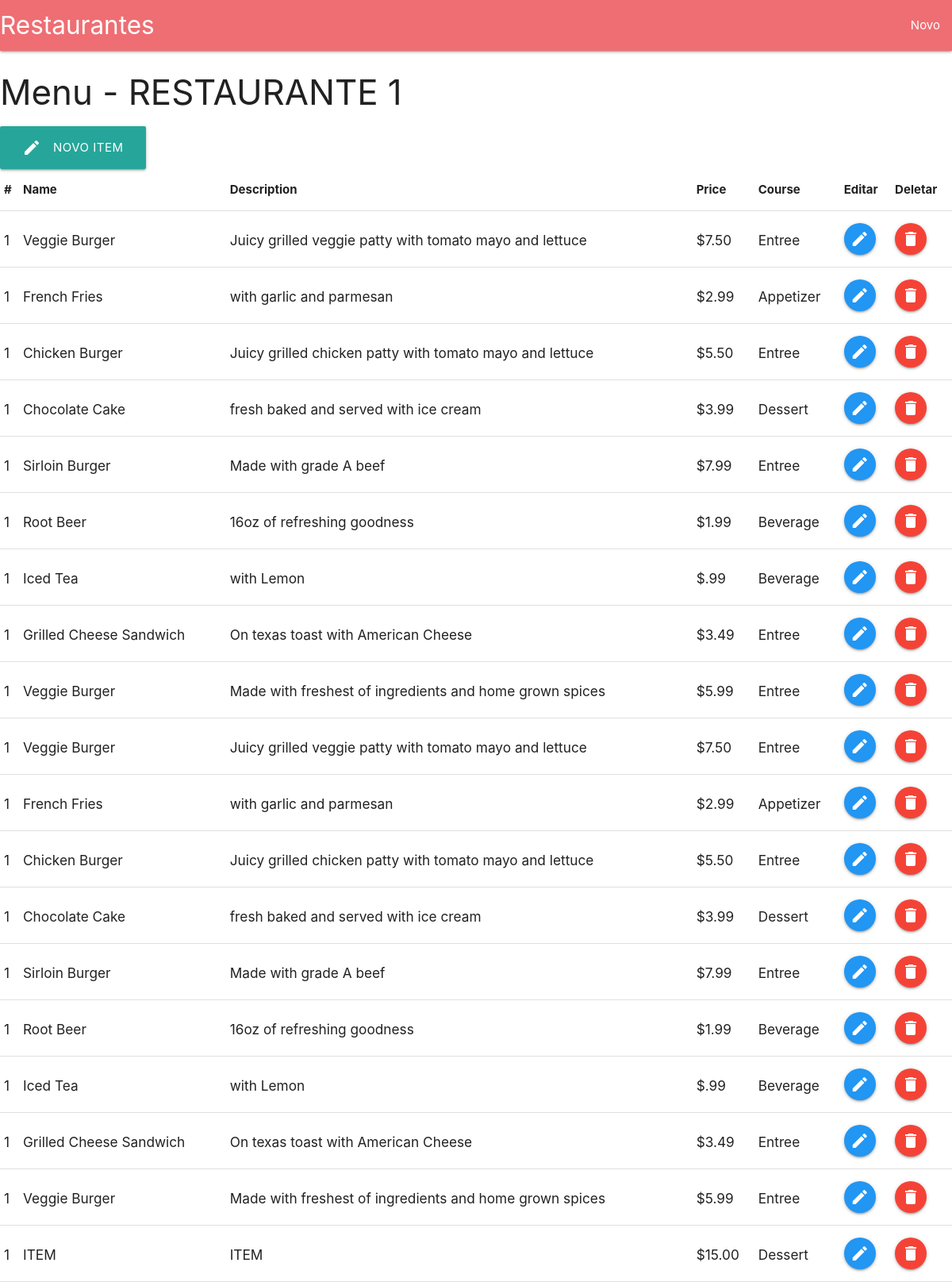
Before: /restaurant/1/menu/ with the older database file.
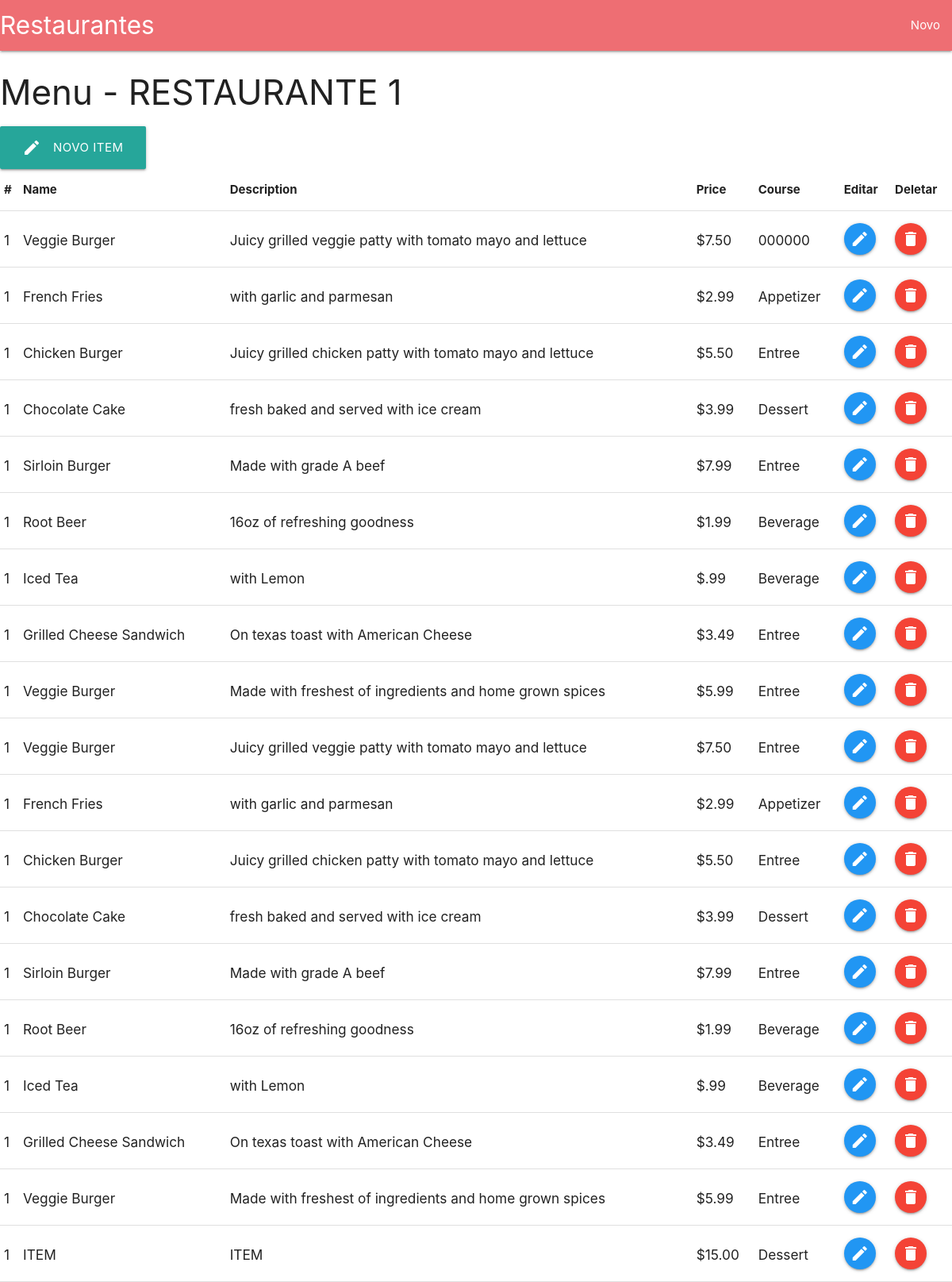
After: the same page with the newer database file.
### database_setup.py (models this page shows)
class MenuItem(Base):
    __tablename__ = 'menu_item'
    id = Column(Integer, primary_key=True)
    name = Column(String(80), nullable=False)
    description = Column(String(250))
    price = Column(String(8))
    course = Column(String(250))
    restaurant_id = Column(Integer,ForeignKey('restaurant.id'))
    restaurant = relationship(Restaurant)

### project.py (the view)
@app.route('/restaurant/<int:restaurant_id>/', methods=['GET', 'POST'])
@app.route('/restaurant/<int:restaurant_id>/menu/', methods=['GET', 'POST'])
def showMenu(restaurant_id):
    restaurant = session.query(Restaurant).filter_by(id=restaurant_id).one()
    items = session.query(MenuItem).filter_by(restaurant_id = restaurant.id)
    return render_template('menu.html', restaurant=restaurant, items=items)

### templates/menu.html (shortened to what this page needs)
<!DOCTYPE html>
<html lang="pt-br" dir="ltr">
  <head>
     <link type="text/css" rel="stylesheet" href="/static/css/materialize.min.css"  media="screen,projection"/>
  </head>
  <body>
      <nav>
        <div class="nav-wrapper">
          <a href='{{ url_for('showRestaurant') }}' class="brand-logo">Restaurantes</a>
          <ul id="nav-mobile" class="right hide-on-med-and-down">
            <li><a href='{{ url_for('newRestaurant') }}'>Novo</a></li>
          </ul>
        </div>
      </nav>
      <h3>Menu - {{ restaurant.name }}</h3>
      <a href='{{ url_for('newMenuItem', restaurant_id = restaurant.id )}}' class="waves-effect waves-light btn-large">
        <i class="material-icons left">edit</i>
        Novo Item
      </a>
      <table class="highlight">
        <thead>
          <tr>
              <th>#</th>
              <th>Name</th>
              <th>Description</th>
              <th>Price</th>
              <th>Course</th>
              <th>Editar</th>
              <th>Deletar</th>
          </tr>
        </thead>
        <tbody>
      {% for item in items %}
          <tr>
            <td>
              <h6>{{ 1 }}</h6>
            </td>
            <td>
              <h6>{{ item.name }}</h6>
            </td>
            <td>
              <h6>{{ item.description }}</h6>
            </td>
            <td>
              <h6>{{ item.price }}</h6>
            </td>
            <td>
              <h6>{{ item.course }}</h6>
            </td>
            <td>
              <a class="btn-floating  waves-effect waves-light blue" href='{{ url_for('editMenuItem', restaurant_id = item.restaurant_id, menu_id = item.id ) }}'>
                <i class="material-icons">edit</i>
              </a>
            </td>
            <td>
              <a class="btn-floating  waves-effect waves-light red" href='{{ url_for('deleteMenuItem', restaurant_id = item.restaurant_id, menu_id = item.id ) }}'>
                <i class="material-icons">delete</i>
              </a>
            </td>
          </tr>
        </tbody>
      {% endfor %}
      </table>
    </body>
  </html>

Changed rows visible on the page:
changed MenuItem (number 1 of 19 on the later page): course "Entree" → "000000"
